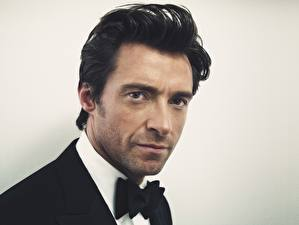
#> input picture practice/basic_opencv/face_recognition/image.jpg, 299 x 225 px, given in place of the camera
$ python face_capture.py
#> lines starting #> are read from the running program, lines starting #| are printed output that depends on the picture; after the words box and inside, x2 and y2 are one past the last pixel; in counts of white or black regions, pixels touching at a corner belong together
import cv2
import os

face_cascade = cv2.CascadeClassifier("../assets/haarcascade_frontalface_default.xml")
cam = cv2.VideoCapture(0)

person_name = "zidan"
save_dir = f"../dataset/{person_name}"
os.makedirs(save_dir, exist_ok=True)

count = 0

while True:
    ret, frame = cam.read()
#> frame is the input picture: shape (225, 299, 3); mean B, G, R 164, 170.9, 178.1
    gray = cv2.cvtColor(frame, cv2.COLOR_BGR2GRAY)
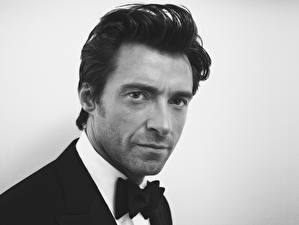
#> gray: shape (225, 299); min 0, max 255, mean 172.3
    faces = face_cascade.detectMultiScale(gray, 1.3, 5)
#> faces = [[93, 48, 127, 127]]

    for x, y, w, h in faces:
        face = gray[y : y + h, x : x + w]
        face = cv2.resize(face, (200, 200))
        cv2.imwrite(f"{save_dir}/{count}.jpg", face)
        count += 1
        cv2.rectangle(frame, (x, y), (x + w, y + h), (0, 255, 0), 2)
#> this loop made 1 pass
#> (x, y, w, h, count) on pass 1: (93, 48, 127, 127, 1)
#> pass 1, `face = gray[y : y + h, x : x + w]`:
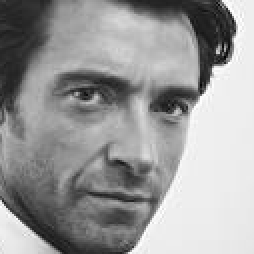
#> face: shape (127, 127) (shown 2 times larger); min 0, max 255, mean 153.7
#> after the loop:
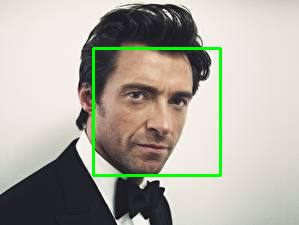
#> frame: shape (225, 299, 3); 2.26% of pixels changed, all inside (x1, y1, x2, y2) = (92, 47, 222, 177)
#> after the loop, count = 1

    cv2.imshow("Capture", frame)

    if cv2.waitKey(1) == ord("q") or count >= 50:
#> (key q is pressed here)
        break

cam.release()
cv2.destroyAllWindows()
